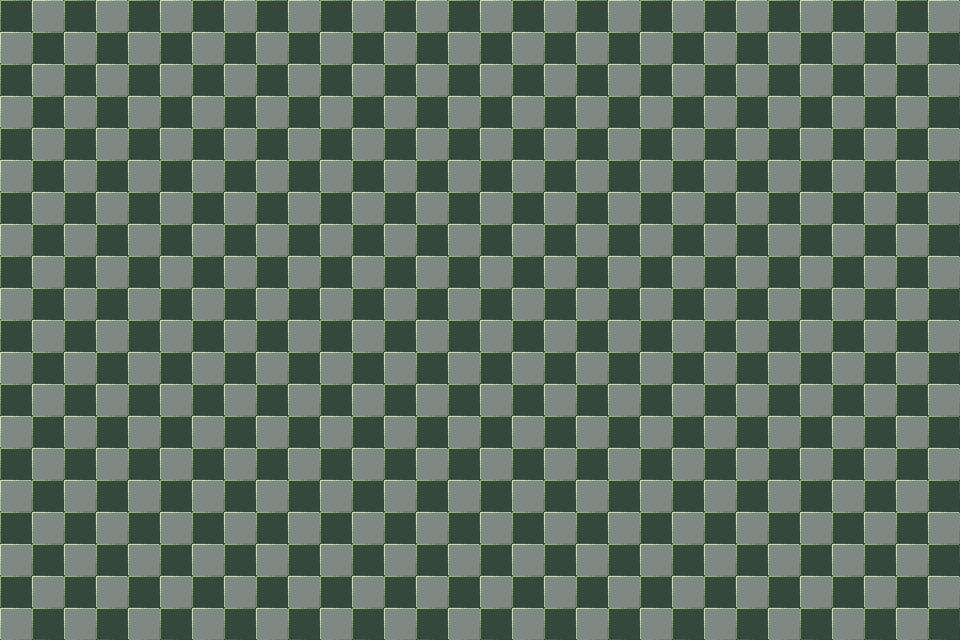

This game map was drawn from its Tiled (.tmx) file and the tilesets committed beside it. A one-line description and the full map source follow:
An orthogonal 30x20 tile map with 32x32 px tiles, 1 tile layer (board).

<map version="1.10" tiledversion="1.11.2" orientation="orthogonal" renderorder="right-down" width="30" height="20" tilewidth="32" tileheight="32" infinite="0" nextlayerid="2" nextobjectid="1">
 <tileset firstgid="1" source="board.tsx" />
 <layer id="1" name="board" width="30" height="20">
  <data encoding="csv">
5,1,5,1,5,1,5,1,5,1,5,1,5,1,5,1,5,1,5,1,5,1,5,1,5,1,5,1,5,1,
1,5,1,5,1,5,1,5,1,5,1,5,1,5,1,5,1,5,1,5,1,5,1,5,1,5,1,5,1,5,
5,1,5,1,5,1,5,1,5,1,5,1,5,1,5,1,5,1,5,1,5,1,5,1,5,1,5,1,5,1,
1,5,1,5,1,5,1,5,1,5,1,5,1,5,1,5,1,5,1,5,1,5,1,5,1,5,1,5,1,5,
5,1,5,1,5,1,5,1,5,1,5,1,5,1,5,1,5,1,5,1,5,1,5,1,5,1,5,1,5,1,
1,5,1,5,1,5,1,5,1,5,1,5,1,5,1,5,1,5,1,5,1,5,1,5,1,5,1,5,1,5,
5,1,5,1,5,1,5,1,5,1,5,1,5,1,5,1,5,1,5,1,5,1,5,1,5,1,5,1,5,1,
1,5,1,5,1,5,1,5,1,5,1,5,1,5,1,5,1,5,1,5,1,5,1,5,1,5,1,5,1,5,
5,1,5,1,5,1,5,1,5,1,5,1,5,1,5,1,5,1,5,1,5,1,5,1,5,1,5,1,5,1,
1,5,1,5,1,5,1,5,1,5,1,5,1,5,1,5,1,5,1,5,1,5,1,5,1,5,1,5,1,5,
5,1,5,1,5,1,5,1,5,1,5,1,5,1,5,1,5,1,5,1,5,1,5,1,5,1,5,1,5,1,
1,5,1,5,1,5,1,5,1,5,1,5,1,5,1,5,1,5,1,5,1,5,1,5,1,5,1,5,1,5,
5,1,5,1,5,1,5,1,5,1,5,1,5,1,5,1,5,1,5,1,5,1,5,1,5,1,5,1,5,1,
1,5,1,5,1,5,1,5,1,5,1,5,1,5,1,5,1,5,1,5,1,5,1,5,1,5,1,5,1,5,
5,1,5,1,5,1,5,1,5,1,5,1,5,1,5,1,5,1,5,1,5,1,5,1,5,1,5,1,5,1,
1,5,1,5,1,5,1,5,1,5,1,5,1,5,1,5,1,5,1,5,1,5,1,5,1,5,1,5,1,5,
5,1,5,1,5,1,5,1,5,1,5,1,5,1,5,1,5,1,5,1,5,1,5,1,5,1,5,1,5,1,
1,5,1,5,1,5,1,5,1,5,1,5,1,5,1,5,1,5,1,5,1,5,1,5,1,5,1,5,1,5,
5,1,5,1,5,1,5,1,5,1,5,1,5,1,5,1,5,1,5,1,5,1,5,1,5,1,5,1,5,1,
1,5,1,5,1,5,1,5,1,5,1,5,1,5,1,5,1,5,1,5,1,5,1,5,1,5,1,5,1,5
</data>
 </layer>
</map>
